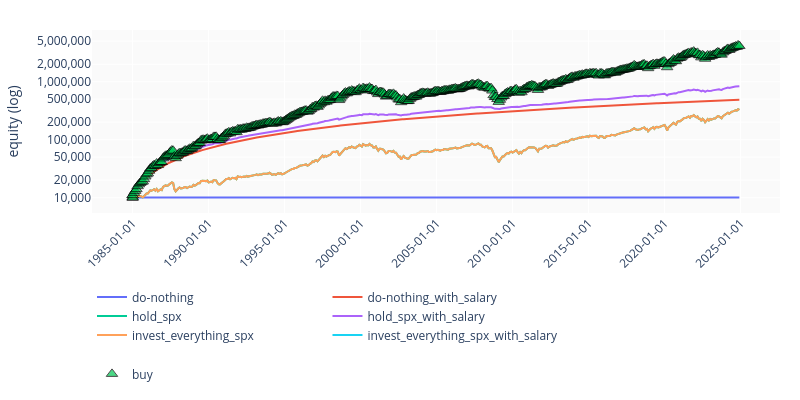

Notebook source saved alongside this figure:
### Code cell
import importlib
import sys
from pathlib import Path

import pandas as pd
import plotly.io as pio
from IPython.display import display

# Interactive Plotly charts in Jupyter / VS Code / Cursor
pio.renderers.default = "plotly_mimetype+notebook_connected"

sys.path.insert(0, str(Path("..").resolve()))
sys.path.insert(0, str(Path(".").resolve()))

import plotter

importlib.reload(plotter)
from plotter import Scale, plot_research_price, plot_series

from engine import EntryType, latest_research_entries, steps_path

OUTCOMES_DIR = Path("../outcomes")
RESEARCH_NAME = "Investing at ATH"


def load_research(research: str = RESEARCH_NAME) -> dict[str, pd.DataFrame]:
    """Load steps for every experiment in the latest batch of `research`."""
    entries = latest_research_entries(OUTCOMES_DIR, research)
    outcomes = {}
    for entry in entries:
        key = entry.get("name") or entry["id"]
        outcomes[key] = pd.read_json(steps_path(OUTCOMES_DIR, entry), lines=True)
    return outcomes


outcomes = load_research()

# for name, steps in outcomes.items():
#     print(name)
#     display(steps)

plot_series(
    outcomes,
    "equity",
    journal=[#EntryType.DEPOSIT,
            #EntryType.ORDER_FILLED,
            EntryType.INTEREST,
            EntryType.IS_ATH],
)

### Figure 1 — Plotly figure (JSON) as saved in the notebook; plotly's stock layout.template omitted (floating-point values rounded to 4 significant figures; data arrays with more than 128 entries replaced by an {"elided": "..."} marker saying what was removed)
{"data": [{"customdata": {"elided": "480 str values"}, "hovertemplate": "<b>do-nothing</b><br>equity: %{y:,.2f}%{customdata}<extra></extra>", "legend": "legend", "line": {"color": "#636EFA"}, "mode": "lines", "name": "do-nothing", "type": "scatter", "x": {"elided": "480 str values"}, "y": {"elided": "480 float values"}}, {"customdata": {"elided": "480 str values"}, "hovertemplate": "<b>do-nothing_with_salary</b><br>equity: %{y:,.2f}%{customdata}<extra></extra>", "legend": "legend", "line": {"color": "#EF553B"}, "mode": "lines", "name": "do-nothing_with_salary", "type": "scatter", "x": {"elided": "480 str values"}, "y": {"elided": "480 float values"}}, {"customdata": {"elided": "480 str values"}, "hovertemplate": "<b>hold_spx</b><br>equity: %{y:,.2f}%{customdata}<extra></extra>", "legend": "legend", "line": {"color": "#00CC96"}, "mode": "lines", "name": "hold_spx", "type": "scatter", "x": {"elided": "480 str values"}, "y": {"elided": "480 float values"}}, {"hoverinfo": "skip", "legend": "legend2", "legendgroup": "buy", "marker": {"color": "#00c853", "line": {"color": "#000000", "width": 1}, "size": [10], "symbol": "triangle-up"}, "mode": "markers", "name": "buy", "showlegend": true, "textfont": {"color": "#00c853", "size": 12}, "textposition": "top center", "type": "scatter", "x": ["1985-01-01T00:00:00"], "y": [10000]}, {"customdata": {"elided": "480 str values"}, "hovertemplate": "<b>hold_spx_with_salary</b><br>equity: %{y:,.2f}%{customdata}<extra></extra>", "legend": "legend", "line": {"color": "#AB63FA"}, "mode": "lines", "name": "hold_spx_with_salary", "type": "scatter", "x": {"elided": "480 str values"}, "y": {"elided": "480 float values"}}, {"hoverinfo": "skip", "legend": "legend2", "legendgroup": "buy", "marker": {"color": "#00c853", "line": {"color": "#000000", "width": 1}, "size": [10], "symbol": "triangle-up"}, "mode": "markers", "name": "buy", "showlegend": false, "textfont": {"color": "#00c853", "size": 12}, "textposition": "top center", "type": "scatter", "x": ["1985-01-01T00:00:00"], "y": [11000]}, {"customdata": {"elided": "480 str values"}, "hovertemplate": "<b>invest_everything_spx</b><br>equity: %{y:,.2f}%{customdata}<extra></extra>", "legend": "legend", "line": {"color": "#FFA15A"}, "mode": "lines", "name": "invest_everything_spx", "type": "scatter", "x": {"elided": "480 str values"}, "y": {"elided": "480 float values"}}, {"hoverinfo": "skip", "legend": "legend2", "legendgroup": "buy", "marker": {"color": "#00c853", "line": {"color": "#000000", "width": 1}, "size": [10], "symbol": "triangle-up"}, "mode": "markers", "name": "buy", "showlegend": false, "textfont": {"color": "#00c853", "size": 12}, "textposition": "top center", "type": "scatter", "x": ["1985-01-01T00:00:00"], "y": [10000]}, {"customdata": {"elided": "480 str values"}, "hovertemplate": "<b>invest_everything_spx_with_salary</b><br>equity: %{y:,.2f}%{customdata}<extra></extra>", "legend": "legend", "line": {"color": "#19D3F3"}, "mode": "lines", "name": "invest_everything_spx_with_salary", "type": "scatter", "x": {"elided": "480 str values"}, "y": {"elided": "480 float values"}}, {"hoverinfo": "skip", "legend": "legend2", "legendgroup": "buy", "marker": {"color": "#00c853", "line": {"color": "#000000", "width": 1}, "size": {"elided": "480 int values"}, "symbol": "triangle-up"}, "mode": "markers", "name": "buy", "showlegend": false, "textfont": {"color": "#00c853", "size": 12}, "textposition": "top center", "type": "scatter", "x": {"elided": "480 str values"}, "y": {"elided": "480 float values"}}], "layout": {"height": 400, "hovermode": "x unified", "legend": {"orientation": "h", "x": 0, "y": -0.38, "yanchor": "top"}, "legend2": {"orientation": "h", "x": 0, "y": -0.8, "yanchor": "top"}, "margin": {"b": 140, "l": 60, "r": 20, "t": 30}, "paper_bgcolor": "#ffffff", "plot_bgcolor": "#fafafa", "width": 800, "xaxis": {"tickangle": -45, "tickformat": "%Y-%m-%d", "title": {}}, "yaxis": {"tickformat": ",.0f", "title": {"text": "equity (log)"}, "type": "log"}}}
